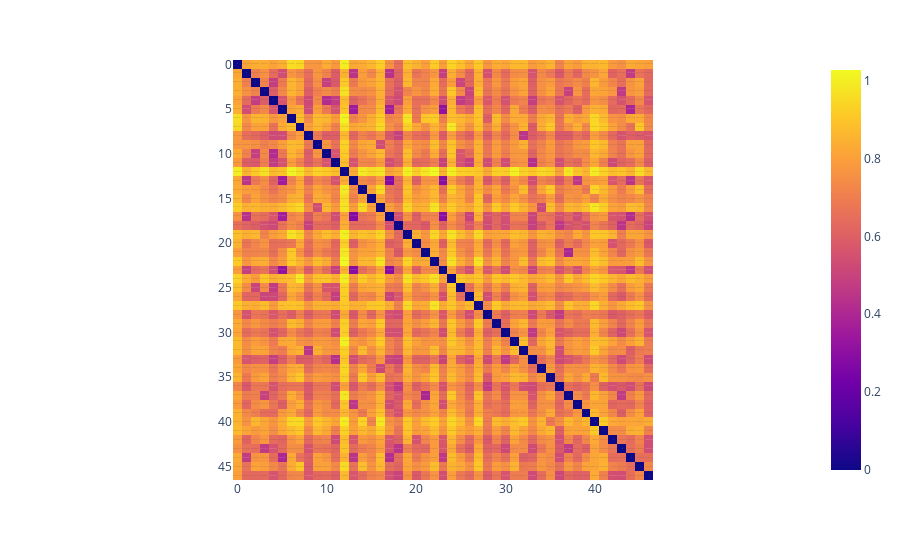

Notebook code cell kept with this figure:
### Code cell
fig = px.imshow(bert_distances, text_auto=True)
fig.show()

### Figure 1 — Plotly figure (JSON) as saved in the notebook; plotly's stock layout.template omitted (floating-point values rounded to 4 significant figures; data arrays with more than 128 entries replaced by an {"elided": "..."} marker saying what was removed)
{"data": [{"coloraxis": "coloraxis", "hovertemplate": "x: %{x}<br>y: %{y}<br>color: %{z}<extra></extra>", "name": "0", "texttemplate": "%{z}", "type": "heatmap", "xaxis": "x", "yaxis": "y", "z": {"elided": "47x47 float values"}}], "layout": {"coloraxis": {"colorscale": [[0, "#0d0887"], [0.1111, "#46039f"], [0.2222, "#7201a8"], [0.3333, "#9c179e"], [0.4444, "#bd3786"], [0.5556, "#d8576b"], [0.6667, "#ed7953"], [0.7778, "#fb9f3a"], [0.8889, "#fdca26"], [1, "#f0f921"]]}, "margin": {"t": 60}, "xaxis": {"anchor": "y", "constrain": "domain", "domain": [0, 1], "scaleanchor": "y"}, "yaxis": {"anchor": "x", "autorange": "reversed", "constrain": "domain", "domain": [0, 1]}}}
